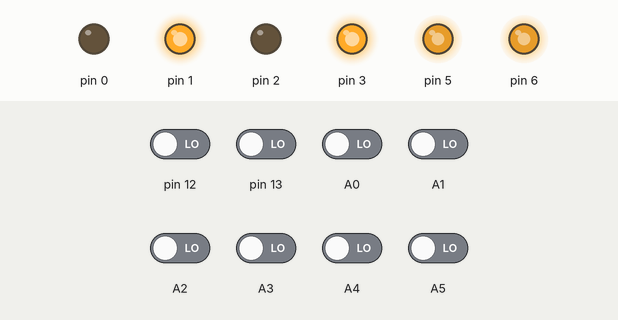
Bench run of a sketch on a simulated Arduino Uno, built with avr-gcc and run on an emulated ATmega328P. Shown: output pins drawn as LEDs (lit = HIGH). The test bench sets the inputs (shaded band); at power-on: A0–5, pin 12, pin 13 LOW.

Above: at 1.4 s.
1.5 s: pin 12 driven HIGH and pin 13 driven HIGH
At 2.7 s:
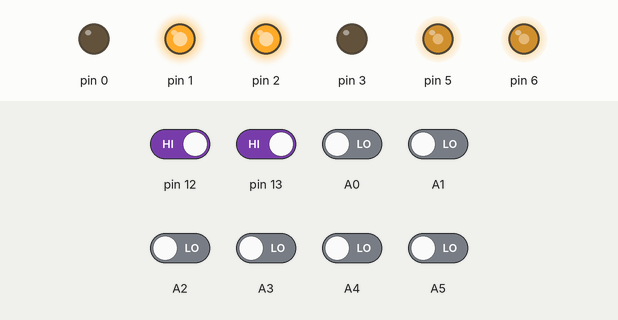
3.0 s: pin 12 driven LOW
At 3.6 s:
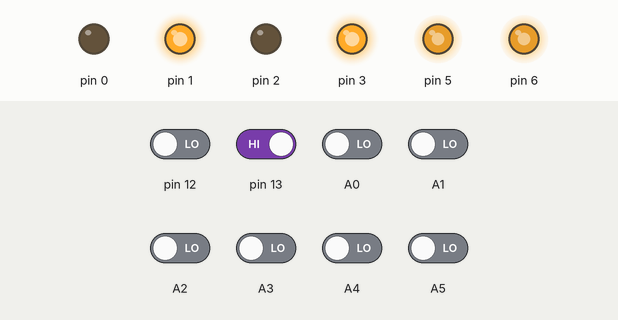
4.5 s: pin 12 driven HIGH
At 5.7 s:
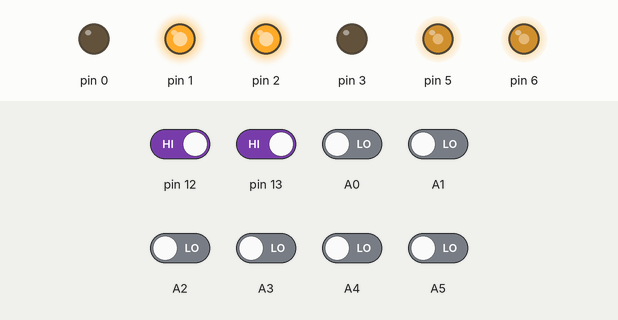
6.0 s: pin 12 driven LOW and pin 13 driven LOW and A0 driven HIGH and A1 driven HIGH and A2 driven HIGH
At 6.6 s:
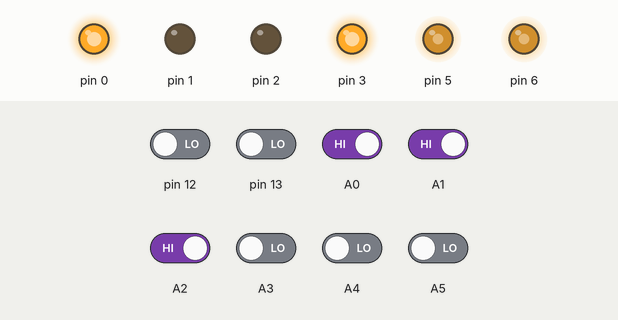
Timing chart, 0 to 8.5 s (numbered marks = the images above; inputs shaded):
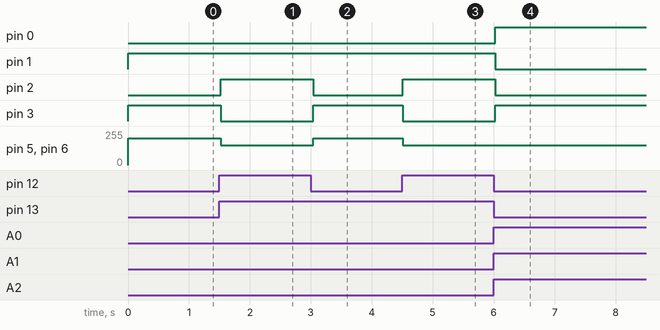

Measured:
- after the input at 1.5 s, pin 2: LOW → HIGH at once; pin 3: HIGH → LOW at once; pin 5, pin 6: 200/255 → 150/255 at once
- after the input at 3.0 s, pin 2: HIGH → LOW at once; pin 3: LOW → HIGH at once; pin 5, pin 6: 150/255 → 200/255 at once
- after the input at 4.5 s, pin 2: LOW → HIGH at once; pin 3: HIGH → LOW at once; pin 5, pin 6: 200/255 → 150/255 at once
- after the input at 6.0 s, pin 0, pin 3: LOW → HIGH at once; pin 1, pin 2: HIGH → LOW at once

The sketch:

line_follower_v2.ino
```cpp
#include "car.h"
#include "sensor.h"

// comment if out if the line is not WHITE
//#define WHITE_LINE

#define BLACKLINE
#define FORWORD 1
#define RIGHT90 2
#define LEFT90 3
#define RIGHT_TURN 4
#define LEFT_TURN 5
#define ROTATE_LEFT 6
#define ROTATE_RIGHT 7
#define ACUTE_LEFT 8
#define ACUTE_RIGHT 9
#define ACUTE_NONE 10
#define SPEED_90_DEG 150

int lst_action = FORWORD;


// create a car object
CAR car;  // 0,1; 2,3, pwm 6; 5
SENSOR sensor(A0, A1, A2, A3, A4, A5, 13, 12);  // create a IR sensor class with sensor input pin from left to right
int *sensor_ip; // to store the sensor sensor data

//int speed_factor[] = {0, 50, 150, 255};
int speed_factor[] = {255, 150, 50, 0};
float multiplication_factor = 0;
int max_speed = 200;
uint8_t acute_detect;
int rotatedelay = 180;


bool acute_detect_once;
bool obstrackel_detected;

void setup() {

  car.init(Motor(3,2,5), Motor(1,0,6)); // initilize the motor with wheel
  sensor.init();    // initilize the IR sensor
  multiplication_factor = ((float) max_speed) / 255;
  car.fwd(max_speed);
  delay(200);

}


void loop() {

  sensor_ip = sensor.getInput();    // get data from the ir sensor


  uint8_t array_sensor = 0;

  for (int i = 0; i < 8; i++) {
    array_sensor |= sensor_ip[i] << (7-i);
  }

  switch (array_sensor) {
    case B0000000: // no line detected. Continue previous action.
      no_lineDetected();
      break;

    case B10000000: // turn sharply to the left.
      car.moveLeft_fwd(max_speed, (int)(speed_factor[0]*multiplication_factor));
      lst_action = LEFT_TURN;
      break;
    case B01000000: // turn to the left.
      car.moveLeft_fwd(max_speed, (int)(speed_factor[1]*multiplication_factor));
      lst_action = LEFT_TURN;
      break;
    case B00100000: // turn to the left.
      car.moveLeft_fwd(max_speed, (int)(speed_factor[2]*multiplication_factor));
      lst_action = LEFT_TURN;
      break;
    case B00010000: // turn to the left.
      car.moveLeft_fwd(max_speed, (int)(speed_factor[3]*multiplication_factor));
      lst_action = LEFT_TURN;
      break;
    case B00001000: // turn to the right.
      car.moveRight_fwd(max_speed, (int)(speed_factor[3]*multiplication_factor));
      lst_action = RIGHT_TURN;
      break;
    case B00000100: // turn to the right.
      car.moveRight_fwd(max_speed, (int)(speed_factor[2]*multiplication_factor));
      lst_action = RIGHT_TURN;
      break;
    case B00000010: // turn to the right.
      car.moveRight_fwd(max_speed, (int)(speed_factor[1]*multiplication_factor));
      lst_action = RIGHT_TURN;
      break;
    case B00000001: // turn sharply to the right.
      car.moveRight_fwd(max_speed, (int)(speed_factor[0]*multiplication_factor));
      lst_action = RIGHT_TURN;
      break;

    case B11000000: // turn left
      car.moveLeft_fwd(max_speed, (int)(speed_factor[0]*multiplication_factor));
      lst_action = LEFT_TURN;
      break;
    case B01100000: // turn left
      car.moveLeft_fwd(max_speed, (int)(speed_factor[1]*multiplication_factor));
      lst_action = LEFT_TURN;
      break;
    case B00110000: // turn left
      car.moveLeft_fwd(max_speed, (int)(speed_factor[3]*multiplication_factor));
      lst_action = LEFT_TURN;
      break;
    case B00011000: // move straight forward at full speed
      car.fwd(max_speed);
      lst_action = FORWORD;
      break;
    case B00001100: // turn right
      car.moveRight_fwd(max_speed, (int)(speed_factor[3]*multiplication_factor));
      lst_action = RIGHT_TURN;
      break;
    case B00000110: // turn right
      car.moveRight_fwd(max_speed, (int)(speed_factor[1]*multiplication_factor));
      lst_action = RIGHT_TURN;
      break;
    case B00000011: // turn right
      car.moveRight_fwd(max_speed, (int)(speed_factor[0]*multiplication_factor));
      lst_action = RIGHT_TURN;
      break;

    case B11100000: // turn left
      car.turnLeft(SPEED_90_DEG);
      lst_action = ROTATE_LEFT;
      delay(rotatedelay);
      break;
    case B01110000: // turn left
      car.turnLeft(SPEED_90_DEG);
      lst_action = ROTATE_LEFT;
      delay(rotatedelay);
      break;
    case B00111000: // turn left
      car.moveLeft_fwd(max_speed, (int)(speed_factor[3]*multiplication_factor));
      lst_action = LEFT_TURN;
      break;
    case B00011100: // turn right
      car.moveRight_fwd(max_speed, (int)(speed_factor[3]*multiplication_factor));
      lst_action = RIGHT_TURN;
      break;
    case B00001110: // turn right
      car.turnRight(SPEED_90_DEG);
      lst_action = ROTATE_RIGHT;
      delay(rotatedelay);
      break;
    case B00000111: // turn right
      car.turnRight(SPEED_90_DEG);
      lst_action = ROTATE_RIGHT;
      delay(rotatedelay);
      break;
    case B10011000: // acute angle turn towards left
      acute_detect = ACUTE_LEFT;
      acute_detect_once = true;
      break;
    case B00011001: // acute angle turn towards right
      acute_detect = ACUTE_RIGHT;
      acute_detect_once = true;
      break;

    case B11110000: // 90 degree turn towards left
      car.turnLeft(SPEED_90_DEG);
      lst_action = ROTATE_LEFT;
      delay(rotatedelay);
      break;
    case B00001111: // 90 degree turn towards right
      car.turnRight(SPEED_90_DEG);
      lst_action = ROTATE_RIGHT;
      delay(rotatedelay);
      break;
    case B11001100: // acute angle turn towards left
      acute_detect = ACUTE_LEFT;
      acute_detect_once = true;
      break;
    case B11011000: // acute angle turn towards left
      acute_detect = ACUTE_LEFT;
      acute_detect_once = true;
      break;
    case B00110011: // acute angle turn towards right
      acute_detect = ACUTE_RIGHT;
      acute_detect_once = true;
      break;
    case B00011011: // acute angle turn towards right
      acute_detect = ACUTE_RIGHT;
      acute_detect_once = true;
      break;
    case B11111000: // 90 degree turn towards left
      car.turnLeft(SPEED_90_DEG);
      lst_action = ROTATE_LEFT;
      delay(rotatedelay);
      break;
    case B00011111: // 90 degree turn towards right
      car.turnRight(SPEED_90_DEG);
      lst_action = ROTATE_RIGHT;
      delay(rotatedelay);
      break;
    case B11011100: // acute angle turn towards left
      acute_detect = ACUTE_LEFT;
      acute_detect_once = true;
      break;
    case B00111011: // acute angle turn towards right
      acute_detect = ACUTE_RIGHT;
      acute_detect_once = true;
      break;
    case B10010000: // ACUTE_LEFT
      acute_detect = ACUTE_LEFT;
      acute_detect_once = true;
      break;
    case B10001000: // ACUTE_LEFT
      acute_detect = ACUTE_LEFT;
      acute_detect_once = true;
      break;
    case B01010000: // ACUTE_LEFT
      acute_detect = ACUTE_LEFT;
      acute_detect_once = true;
      break;
    case B01001000: //ACUTE_LEFT
      acute_detect = ACUTE_LEFT;
      acute_detect_once = true;
      break;
    case B00101000: // ACUTE_LEFT
      acute_detect = ACUTE_LEFT;
      acute_detect_once = true;
      break;
    case B00001001: // ACUTE_RIGHT
      acute_detect = ACUTE_RIGHT;
      acute_detect_once = true;
      break;
    case B00010001: //ACUTE_RIGHT
      acute_detect = ACUTE_RIGHT;
      acute_detect_once = true;
      break;
    case B00001010: //ACUTE_RIGHT
      acute_detect = ACUTE_RIGHT;
      acute_detect_once = true;
      break;
    case B00010010: //ACUTE_RIGHT
      acute_detect = ACUTE_RIGHT;
      acute_detect_once = true;
      break;
    case B00010100: //ACUTE_RIGHT
      acute_detect = ACUTE_RIGHT;
      acute_detect_once = true;
      break;

    case B11111100: // 90 degree turn towards left
      car.turnLeft(SPEED_90_DEG);
      lst_action = ROTATE_LEFT;
      delay(rotatedelay);
      break;
    case B00111111: // 90 degree turn towards right
      car.turnRight(SPEED_90_DEG);
      lst_action = ROTATE_RIGHT;
      delay(rotatedelay);
      break;
    case B11111111:
      obstrackel_detected = true;
      car.fwd(max_speed);
      lst_action = FORWORD;
      delay(100);
      break;
    default:
      car.fwd(max_speed);
      lst_action = FORWORD;

  }

  delay(10);    // delay to derevative value work properly

}


void no_lineDetected() {
  switch (lst_action) {
    case FORWORD:
      car.stop();
      break;
    case RIGHT_TURN:
      car.moveLeft_fwd(max_speed, (int)(speed_factor[3]*multiplication_factor));
      break;
    case LEFT_TURN:
      car.moveRight_fwd(max_speed, (int)(speed_factor[3]*multiplication_factor));
      break;
    case ROTATE_RIGHT:
      car.turnRight(SPEED_90_DEG);
      delay(rotatedelay);
      break;
    case ROTATE_LEFT:
      car.turnLeft(SPEED_90_DEG);
      delay(rotatedelay);
      break;
    default:
      car.stop();
  }
}
```

car.cpp
```cpp
#include "car.h"

// default constructor of car
CAR::CAR() {

}

// initilize CAR
void CAR::init(Motor motor_left, Motor motor_right) {
    this->motor_left = motor_left;
    this->motor_right = motor_right;
    this->motor_left.init();
    this->motor_right.init();
}

// stop car
void CAR::stop() {
  this->motor_left.stop();
  this->motor_right.stop();
}

// move forword
void CAR::fwd() {
  this->motor_left.fwd(speed);
  this->motor_right.fwd(speed);
}

// move forword with a  speed given
void CAR::fwd(int s) {
  carSpeed(s);
  fwd();
}

// move backword
void CAR::bkwd() {
  this->motor_left.bkwd(speed);
  this->motor_right.bkwd(speed);
}

// move backword with a speed given
void CAR::bkwd(int s) {
  carSpeed(s);
  bkwd();
}

// turn car right
void CAR::turnRight() {
  this->motor_left.fwd(rotate_speed);
  this->motor_right.bkwd(rotate_speed);
}

// turn car right with a speed given
void CAR::turnRight(int s) {
  carRotationSpeed(s);
  turnRight();
}

// tunt car left
void CAR::turnLeft() {
  this->motor_left.bkwd(rotate_speed);
  this->motor_right.fwd(rotate_speed);
}

// turn the car left with a speed given
void CAR::turnLeft(int s) {
  carRotationSpeed(s);
  turnLeft();
}

// move car forword while turning right
void CAR::moveRight_fwd(int cs, int s) {
  int tmp = cs - s;
  if (tmp < 0) {
    tmp = 0;
  }

  this->motor_left.fwd(cs);
  this->motor_right.fwd(tmp);
}


// move car forword while turning left
void CAR::moveLeft_fwd(int cs, int s) {
  int tmp = cs - s;
  if (tmp < 0) {
    tmp = 0;
  }

  this->motor_left.fwd(tmp);
  this->motor_right.fwd(cs);
}

// set the speed of the car
void CAR::carSpeed(int s) {
  if(s > 255)
    s = 255;
  else if(s < 0)
    s = 0;
  this->speed = s;
}

// set the rotation speed
void CAR::carRotationSpeed(int s) {
  if(s > 255)
    s = 255;
  else if(s < 0)
    s = 0;
  this->rotate_speed = s;
}
```

car.h
```cpp
#include "motor.h"

class CAR {
private:
  int speed = 150;    // set a default car speed
  int rotate_speed = 150; // set a default car rotation speed
  Motor motor_left, motor_right;    // motor variable
public:

  CAR();  // constructor of car
  void init(Motor, Motor);  // to initilize the car
  void stop();
  void fwd();
  void fwd(int);
  void bkwd();
  void bkwd(int);
  void turnRight();
  void turnRight(int);
  void turnLeft();
  void turnLeft(int);
  void moveRight_fwd(int, int);
  void moveLeft_fwd(int, int);
  void carSpeed(int);
  void carRotationSpeed(int);
};
```

motor.cpp
```cpp
#include "motor.h"

Motor::Motor() {

}

// constructor of motor
Motor::Motor(int p1, int p2, int en) {
  this->pin1 = p1;
  this->pin2 = p2;
  this->enable = en;
}


// initilize the motor
void Motor::init() {
  // set the outpins
  pinMode(pin1, OUTPUT);
  pinMode(pin2, OUTPUT);
  pinMode(enable, OUTPUT);
  // set all the pins low
  digitalWrite(pin1, LOW);
  digitalWrite(pin2, LOW);
  // set motor enable pin 0 pwm
  analogWrite(enable, 0);
  speed = 0;
}

// start motor
void Motor::start() {
  analogWrite(enable, speed);
}

// stop motor
void Motor::stop() {
  analogWrite(enable, 0);
}

// rotate fwd direction
void Motor::fwd() {
  start();
  digitalWrite(pin1, HIGH);
  digitalWrite(pin2, LOW);
}

// rotate fwd directon with a speed
void Motor::fwd(int s) {
  MSpeed(s);
  fwd();
}

// motor rotate backword direction
void Motor::bkwd() {
  start();
  digitalWrite(pin1, LOW);
  digitalWrite(pin2, HIGH);
}

// motor rotate backword direction with speed
void Motor::bkwd(int s) {
  MSpeed(s);
  bkwd();
}

// set motor speed
void Motor::MSpeed(int s) {
  if (s > 255)
    s = 255;
  else if (s < 0)
    s = 0;
  this->speed = s;
}
```

motor.h
```cpp
#include <Arduino.h>

class Motor {
  private:
    int pin1, pin2;   // 2 pins of motor
    int enable;       // enable pin to controll motor speed
    int speed;        // motor speed
  public:
    Motor();    // default constructor
    Motor(int p1, int p2, int en);    // motor constructor
    void init();
    void start();
    void stop();
    void fwd();
    void fwd(int);
    void bkwd();
    void bkwd(int);
    void MSpeed(int);
};
```

sensor.cpp
```cpp
#include "sensor.h"

// set ping left to right
SENSOR::SENSOR(int p0, int p1, int p2, int p3, int p4, int p5, int p6, int p7) {
  // set pins of sensor
  pins[0] = p0;
  pins[1] = p1;
  pins[2] = p2;
  pins[3] = p3;
  pins[4] = p4;
  pins[5] = p5;
  pins[6] = p6;
  pins[7] = p7;
}

// initilize sensor
void SENSOR::init() {
  for (int i = 0; i < 8;  i++) {
    pinMode(pins[i], INPUT);    // set pins as input
    inputArray[i] = 0;          // initilize input array with 0
  }
}

// return the data from sensor array
int* SENSOR::getInput() {

  // read the sensors values
  for (int i = 0; i < 8; i++)
    inputArray[i] = digitalRead(pins[i]);

  // if the line is black then execute
  // #ifdef WHITE_LINE
  //   for (int i = 0; i < 8; i++)
  //     inputArray[i] = !inputArray[i];   // not operation to invert the value
  // #endif

  for (int i = 0; i < 8; i++)
      inputArray[i] = !inputArray[i];   // not operation to invert the value

  return inputArray;  // return sensor data
}
```

sensor.h
```cpp
#include <Arduino.h>

//#define BLACK_LINE
//#define WHITE_LINE

class SENSOR {
private:
  int pins[8];    // sensor pins array
  int inputArray[8];  // input array

public:
  SENSOR(int,int,int,int,int,int,int,int);  // constructor
  void init();
  int* getInput();

};
```
